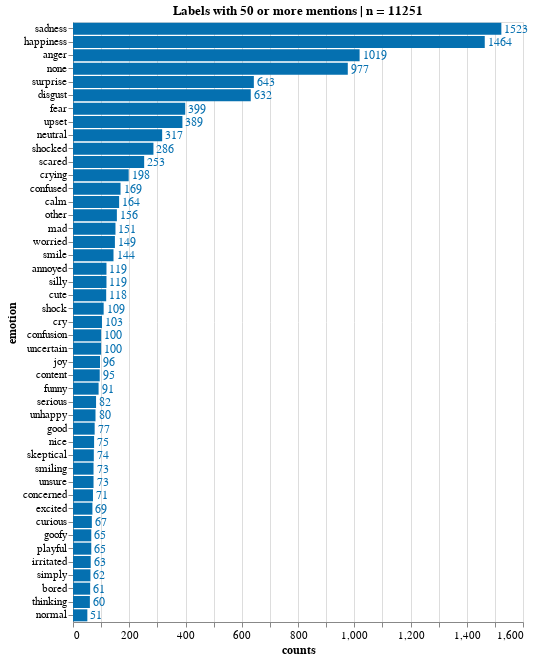

Here is the notebook cell this chart was saved with:
### Code cell
source = df_emo_overall[df_emo_overall['counts'] > 49]
title = 'Labels with 50 or more mentions | n = '+ source['counts'].sum().astype(str)
X, Y = 'counts:Q', 'emotion:N'
w, h= 450, 600
txs, ls, ts = 12, 11, 12

chart_overall_count = simple_count_bar(source, title=title, X=X, Y=Y, width=w, height=h, text_size = txs, label_size = ls, title_size=ts)
chart_overall_count.display(renderer='svg')

### Figure 1 — Vega-Lite specification as saved in the notebook (floating-point values rounded to 4 significant figures)
{"config": {"view": {"continuousWidth": 400, "continuousHeight": 300}, "axis": {"labelFontSize": 11, "titleFontSize": 12}}, "layer": [{"mark": "bar", "encoding": {"color": {"condition": {"value": "#orange", "test": "(datum.emotion === null)"}, "value": "#0570b0"}, "x": {"type": "quantitative", "field": "counts"}, "y": {"type": "nominal", "field": "emotion", "sort": "-x"}}, "title": "Labels with 50 or more mentions | n = 11251"}, {"mark": {"type": "text", "align": "left", "baseline": "middle", "dx": 3, "fontSize": 12}, "encoding": {"color": {"condition": {"value": "#orange", "test": "(datum.emotion === null)"}, "value": "#0570b0"}, "text": {"type": "quantitative", "field": "counts"}, "x": {"type": "quantitative", "field": "counts"}, "y": {"type": "nominal", "field": "emotion", "sort": "-x"}}, "title": "Labels with 50 or more mentions | n = 11251"}], "data": {"name": "data-9bf1605baabbec63fddf58622395f40f"}, "height": 600, "width": 450, "$schema": "https://vega.github.io/schema/vega-lite/v4.8.1.json", "datasets": {"data-9bf1605baabbec63fddf58622395f40f": [{"counts": 1523, "emotion": "sadness", "percent": 0.1044}, {"counts": 1464, "emotion": "happiness", "percent": 0.1004}, {"counts": 1019, "emotion": "anger", "percent": 0.06987}, {"counts": 977, "emotion": "none", "percent": 0.06699}, {"counts": 643, "emotion": "surprise", "percent": 0.04409}, {"counts": 632, "emotion": "disgust", "percent": 0.04334}, {"counts": 399, "emotion": "fear", "percent": 0.02736}, {"counts": 389, "emotion": "upset", "percent": 0.02667}, {"counts": 317, "emotion": "neutral", "percent": 0.02174}, {"counts": 286, "emotion": "shocked", "percent": 0.01961}, {"counts": 253, "emotion": "scared", "percent": 0.01735}, {"counts": 198, "emotion": "crying", "percent": 0.01358}, {"counts": 169, "emotion": "confused", "percent": 0.01159}, {"counts": 164, "emotion": "calm", "percent": 0.01125}, {"counts": 156, "emotion": "other", "percent": 0.0107}, {"counts": 151, "emotion": "mad", "percent": 0.01035}, {"counts": 149, "emotion": "worried", "percent": 0.01022}, {"counts": 144, "emotion": "smile", "percent": 0.009874}, {"counts": 119, "emotion": "annoyed", "percent": 0.00816}, {"counts": 119, "emotion": "silly", "percent": 0.00816}, {"counts": 118, "emotion": "cute", "percent": 0.008091}, {"counts": 109, "emotion": "shock", "percent": 0.007474}, {"counts": 103, "emotion": "cry", "percent": 0.007063}, {"counts": 100, "emotion": "confusion", "percent": 0.006857}, {"counts": 100, "emotion": "uncertain", "percent": 0.006857}, {"counts": 96, "emotion": "joy", "percent": 0.006583}, {"counts": 95, "emotion": "content", "percent": 0.006514}, {"counts": 91, "emotion": "funny", "percent": 0.00624}, {"counts": 82, "emotion": "serious", "percent": 0.005623}, {"counts": 80, "emotion": "unhappy", "percent": 0.005485}, {"counts": 77, "emotion": "good", "percent": 0.00528}, {"counts": 75, "emotion": "nice", "percent": 0.005143}, {"counts": 74, "emotion": "skeptical", "percent": 0.005074}, {"counts": 73, "emotion": "smiling", "percent": 0.005005}, {"counts": 73, "emotion": "unsure", "percent": 0.005005}, {"counts": 71, "emotion": "concerned", "percent": 0.004868}, {"counts": 69, "emotion": "excited", "percent": 0.004731}, {"counts": 67, "emotion": "curious", "percent": 0.004594}, {"counts": 65, "emotion": "goofy", "percent": 0.004457}, {"counts": 65, "emotion": "playful", "percent": 0.004457}, {"counts": 63, "emotion": "irritated", "percent": 0.00432}, {"counts": 62, "emotion": "simply", "percent": 0.004251}, {"counts": 61, "emotion": "bored", "percent": 0.004183}, {"counts": 60, "emotion": "thinking", "percent": 0.004114}, {"counts": 51, "emotion": "normal", "percent": 0.003497}]}}
